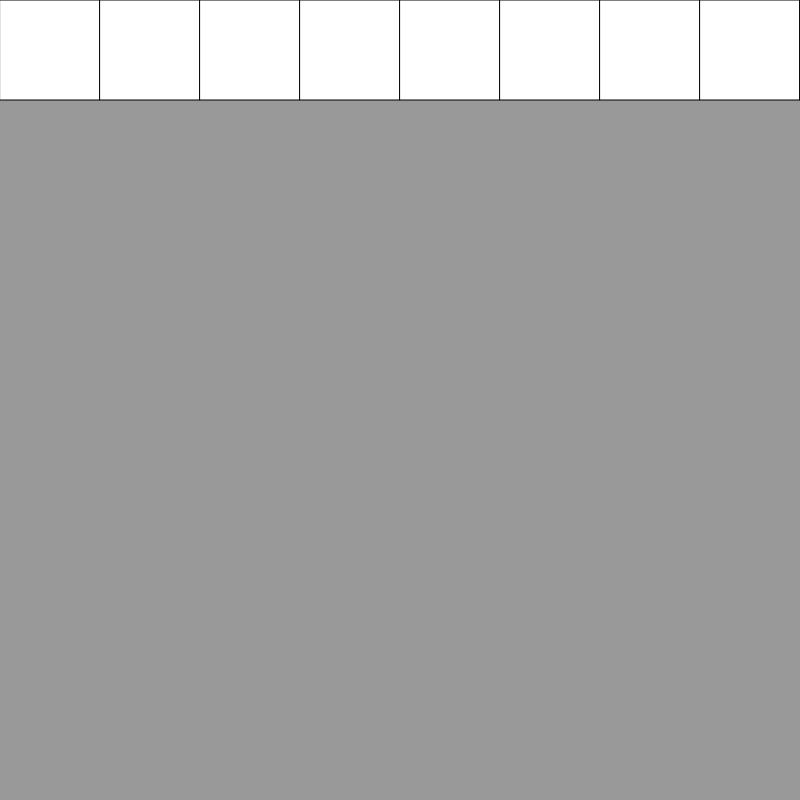
Frame 1 (no input)
Frame 60 (no input): identical to frame 1, image omitted
Frame 120 (the mouse pressed at the canvas centre since frame 60): identical to frame 1, image omitted

The p5.js sketch that drew this single still picture (run headless with seeded random() and noise() and a simulated clock; from frame 60 on, the mouse is pressed at the canvas centre):

// p5.js sketch
// ── sketch.js
var x = 0; 
var y = 0;

function setup() {
  createCanvas(800, 800);
  background(153);
  makeRow()
}

function makeRow(){
    for( var i=0; i<8; i++){
        rect (x, 0, 100, 100);
         x+=100
    }
}

function draw(){
   for(var i=0; i<8; i++){
        makeRow()
        y+=100
   }
}
